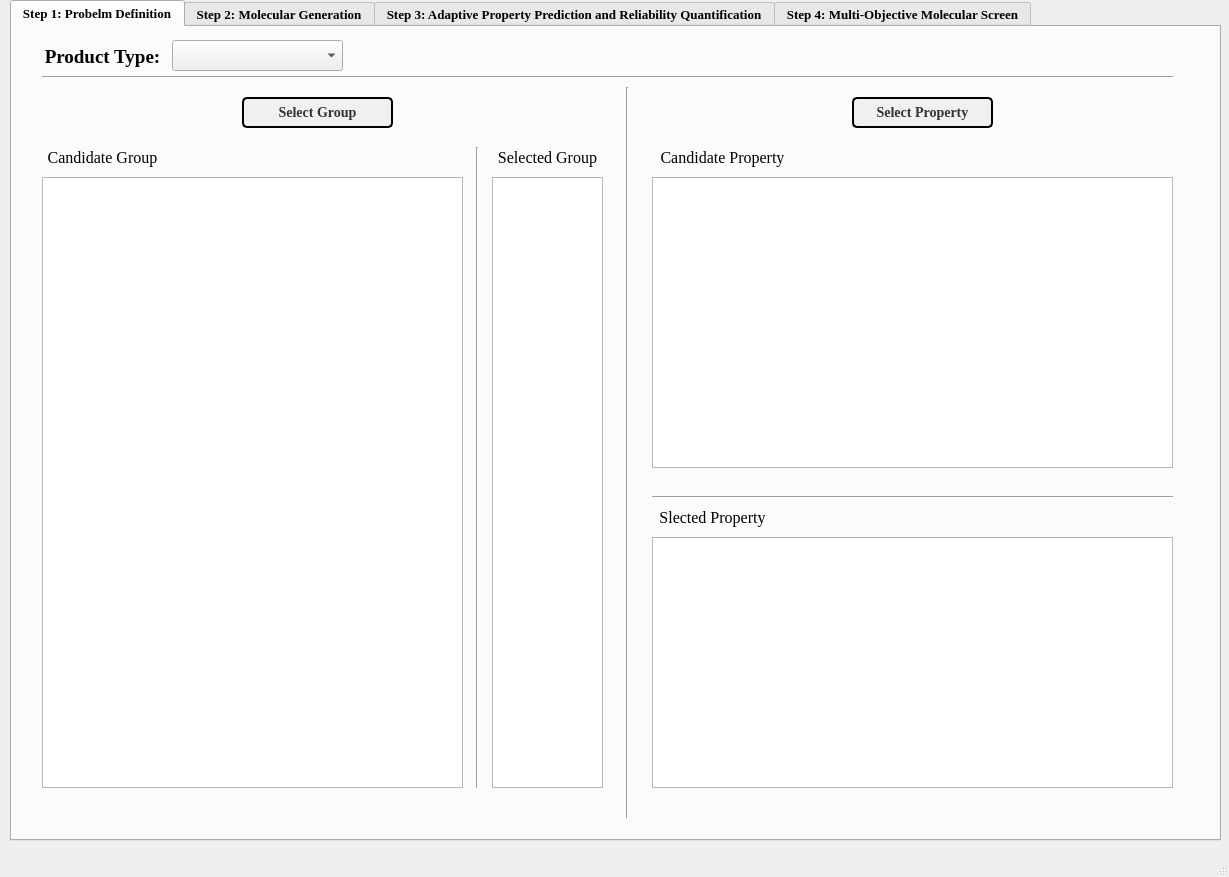
<?xml version="1.0" encoding="UTF-8"?>
<ui version="4.0">
 <class>MainWindow</class>
 <widget class="QMainWindow" name="MainWindow">
  <property name="geometry">
   <rect>
    <x>0</x>
    <y>0</y>
    <width>1229</width>
    <height>877</height>
   </rect>
  </property>
  <property name="windowTitle">
   <string>MainWindow</string>
  </property>
  <widget class="QWidget" name="centralwidget">
   <widget class="QTabWidget" name="tabWidget">
    <property name="geometry">
     <rect>
      <x>10</x>
      <y>0</y>
      <width>1211</width>
      <height>841</height>
     </rect>
    </property>
    <property name="font">
     <font>
      <family>Times New Roman</family>
      <pointsize>10</pointsize>
      <italic>false</italic>
      <bold>true</bold>
     </font>
    </property>
    <property name="autoFillBackground">
     <bool>true</bool>
    </property>
    <property name="currentIndex">
     <number>0</number>
    </property>
    <widget class="QWidget" name="tab">
     <attribute name="title">
      <string>Step 1: Probelm Definition</string>
     </attribute>
     <widget class="QLabel" name="label1">
      <property name="geometry">
       <rect>
        <x>20</x>
        <y>20</y>
        <width>141</width>
        <height>20</height>
       </rect>
      </property>
      <property name="font">
       <font>
        <family>Times New Roman</family>
        <pointsize>14</pointsize>
        <italic>false</italic>
        <bold>true</bold>
       </font>
      </property>
      <property name="text">
       <string>Product Type:</string>
      </property>
      <property name="alignment">
       <set>Qt::AlignmentFlag::AlignCenter</set>
      </property>
     </widget>
     <widget class="QComboBox" name="comboBox1">
      <property name="geometry">
       <rect>
        <x>160</x>
        <y>13</y>
        <width>171</width>
        <height>31</height>
       </rect>
      </property>
      <property name="placeholderText">
       <string>Please Select</string>
      </property>
     </widget>
     <widget class="QTableWidget" name="tableWidget1">
      <property name="geometry">
       <rect>
        <x>640</x>
        <y>150</y>
        <width>521</width>
        <height>291</height>
       </rect>
      </property>
     </widget>
     <widget class="QTableWidget" name="tableWidget2">
      <property name="geometry">
       <rect>
        <x>640</x>
        <y>510</y>
        <width>521</width>
        <height>251</height>
       </rect>
      </property>
     </widget>
     <widget class="QTableWidget" name="tableWidget3">
      <property name="geometry">
       <rect>
        <x>30</x>
        <y>150</y>
        <width>421</width>
        <height>611</height>
       </rect>
      </property>
     </widget>
     <widget class="QLabel" name="label_13">
      <property name="geometry">
       <rect>
        <x>30</x>
        <y>120</y>
        <width>121</width>
        <height>20</height>
       </rect>
      </property>
      <property name="font">
       <font>
        <family>Times New Roman</family>
        <pointsize>12</pointsize>
        <italic>false</italic>
        <bold>false</bold>
       </font>
      </property>
      <property name="styleSheet">
       <string notr="true"/>
      </property>
      <property name="text">
       <string>Candidate Group</string>
      </property>
      <property name="scaledContents">
       <bool>true</bool>
      </property>
      <property name="alignment">
       <set>Qt::AlignmentFlag::AlignCenter</set>
      </property>
     </widget>
     <widget class="QTableWidget" name="tableWidget4">
      <property name="geometry">
       <rect>
        <x>480</x>
        <y>150</y>
        <width>111</width>
        <height>611</height>
       </rect>
      </property>
     </widget>
     <widget class="QLabel" name="label_6">
      <property name="geometry">
       <rect>
        <x>640</x>
        <y>120</y>
        <width>141</width>
        <height>20</height>
       </rect>
      </property>
      <property name="font">
       <font>
        <family>Times New Roman</family>
        <pointsize>12</pointsize>
        <italic>false</italic>
        <bold>false</bold>
       </font>
      </property>
      <property name="text">
       <string>Candidate Property</string>
      </property>
      <property name="scaledContents">
       <bool>true</bool>
      </property>
      <property name="alignment">
       <set>Qt::AlignmentFlag::AlignCenter</set>
      </property>
     </widget>
     <widget class="QLabel" name="label_16">
      <property name="geometry">
       <rect>
        <x>480</x>
        <y>120</y>
        <width>111</width>
        <height>20</height>
       </rect>
      </property>
      <property name="font">
       <font>
        <family>Times New Roman</family>
        <pointsize>12</pointsize>
        <italic>false</italic>
        <bold>false</bold>
       </font>
      </property>
      <property name="styleSheet">
       <string notr="true"/>
      </property>
      <property name="text">
       <string>Selected Group</string>
      </property>
      <property name="scaledContents">
       <bool>true</bool>
      </property>
      <property name="alignment">
       <set>Qt::AlignmentFlag::AlignCenter</set>
      </property>
     </widget>
     <widget class="QLabel" name="label_19">
      <property name="geometry">
       <rect>
        <x>640</x>
        <y>480</y>
        <width>121</width>
        <height>20</height>
       </rect>
      </property>
      <property name="font">
       <font>
        <family>Times New Roman</family>
        <pointsize>12</pointsize>
        <italic>false</italic>
        <bold>false</bold>
       </font>
      </property>
      <property name="text">
       <string>Slected Property</string>
      </property>
      <property name="scaledContents">
       <bool>true</bool>
      </property>
      <property name="alignment">
       <set>Qt::AlignmentFlag::AlignCenter</set>
      </property>
     </widget>
     <widget class="Line" name="line_3">
      <property name="geometry">
       <rect>
        <x>600</x>
        <y>60</y>
        <width>31</width>
        <height>731</height>
       </rect>
      </property>
      <property name="orientation">
       <enum>Qt::Orientation::Vertical</enum>
      </property>
     </widget>
     <widget class="QLabel" name="label_17">
      <property name="geometry">
       <rect>
        <x>230</x>
        <y>70</y>
        <width>151</width>
        <height>31</height>
       </rect>
      </property>
      <property name="font">
       <font>
        <family>Times New Roman</family>
        <pointsize>-1</pointsize>
        <italic>false</italic>
        <bold>true</bold>
       </font>
      </property>
      <property name="styleSheet">
       <string notr="true">QLabel {
	border: 2px solid #000000;
	padding: 5px;
	border-radius: 5px;
	background-color: #f0f0f0;
	color: #333333;
	font-size: 14px;
}</string>
      </property>
      <property name="text">
       <string>Select Group</string>
      </property>
      <property name="scaledContents">
       <bool>true</bool>
      </property>
      <property name="alignment">
       <set>Qt::AlignmentFlag::AlignCenter</set>
      </property>
     </widget>
     <widget class="QLabel" name="label_18">
      <property name="geometry">
       <rect>
        <x>840</x>
        <y>70</y>
        <width>141</width>
        <height>31</height>
       </rect>
      </property>
      <property name="font">
       <font>
        <family>Times New Roman</family>
        <pointsize>-1</pointsize>
        <italic>false</italic>
        <bold>true</bold>
       </font>
      </property>
      <property name="styleSheet">
       <string notr="true">QLabel {
	border: 2px solid #000000;
	padding: 5px;
	border-radius: 5px;
	background-color: #f0f0f0;
	color: #333333;
	font-size: 14px;
}</string>
      </property>
      <property name="text">
       <string>Select Property</string>
      </property>
      <property name="scaledContents">
       <bool>true</bool>
      </property>
      <property name="alignment">
       <set>Qt::AlignmentFlag::AlignCenter</set>
      </property>
     </widget>
     <widget class="Line" name="line">
      <property name="geometry">
       <rect>
        <x>640</x>
        <y>460</y>
        <width>521</width>
        <height>20</height>
       </rect>
      </property>
      <property name="orientation">
       <enum>Qt::Orientation::Horizontal</enum>
      </property>
     </widget>
     <widget class="Line" name="line_2">
      <property name="geometry">
       <rect>
        <x>30</x>
        <y>40</y>
        <width>1131</width>
        <height>20</height>
       </rect>
      </property>
      <property name="orientation">
       <enum>Qt::Orientation::Horizontal</enum>
      </property>
     </widget>
     <widget class="Line" name="line_4">
      <property name="geometry">
       <rect>
        <x>450</x>
        <y>120</y>
        <width>31</width>
        <height>641</height>
       </rect>
      </property>
      <property name="orientation">
       <enum>Qt::Orientation::Vertical</enum>
      </property>
     </widget>
    </widget>
    <widget class="QWidget" name="tab_2">
     <attribute name="title">
      <string>Step 2: Molecular Generation</string>
     </attribute>
     <widget class="QLabel" name="label_4">
      <property name="geometry">
       <rect>
        <x>320</x>
        <y>140</y>
        <width>91</width>
        <height>20</height>
       </rect>
      </property>
      <property name="font">
       <font>
        <family>Times New Roman</family>
        <pointsize>12</pointsize>
        <italic>false</italic>
        <bold>false</bold>
       </font>
      </property>
      <property name="text">
       <string>Upper Bound</string>
      </property>
      <property name="alignment">
       <set>Qt::AlignmentFlag::AlignCenter</set>
      </property>
     </widget>
     <widget class="QLabel" name="label_3">
      <property name="geometry">
       <rect>
        <x>200</x>
        <y>140</y>
        <width>91</width>
        <height>20</height>
       </rect>
      </property>
      <property name="font">
       <font>
        <family>Times New Roman</family>
        <pointsize>12</pointsize>
        <italic>false</italic>
        <bold>false</bold>
       </font>
      </property>
      <property name="text">
       <string>Lower Bound</string>
      </property>
      <property name="alignment">
       <set>Qt::AlignmentFlag::AlignCenter</set>
      </property>
     </widget>
     <widget class="QPushButton" name="pushButton2">
      <property name="geometry">
       <rect>
        <x>130</x>
        <y>550</y>
        <width>171</width>
        <height>61</height>
       </rect>
      </property>
      <property name="font">
       <font>
        <family>Times New Roman</family>
        <pointsize>11</pointsize>
        <italic>false</italic>
        <bold>true</bold>
       </font>
      </property>
      <property name="text">
       <string>Generate Molecules</string>
      </property>
     </widget>
     <widget class="QTableWidget" name="tableWidget5">
      <property name="geometry">
       <rect>
        <x>440</x>
        <y>80</y>
        <width>751</width>
        <height>701</height>
       </rect>
      </property>
     </widget>
     <widget class="QLabel" name="label_15">
      <property name="geometry">
       <rect>
        <x>730</x>
        <y>39</y>
        <width>191</width>
        <height>31</height>
       </rect>
      </property>
      <property name="font">
       <font>
        <family>Times New Roman</family>
        <pointsize>14</pointsize>
        <italic>false</italic>
        <bold>true</bold>
       </font>
      </property>
      <property name="text">
       <string>Generated Molecules</string>
      </property>
      <property name="alignment">
       <set>Qt::AlignmentFlag::AlignCenter</set>
      </property>
     </widget>
     <widget class="QWidget" name="layoutWidget">
      <property name="geometry">
       <rect>
        <x>20</x>
        <y>180</y>
        <width>151</width>
        <height>281</height>
       </rect>
      </property>
      <layout class="QVBoxLayout" name="verticalLayout">
       <item>
        <widget class="QLabel" name="label_2">
         <property name="font">
          <font>
           <family>Times New Roman</family>
           <pointsize>-1</pointsize>
           <italic>false</italic>
           <bold>true</bold>
          </font>
         </property>
         <property name="autoFillBackground">
          <bool>false</bool>
         </property>
         <property name="styleSheet">
          <string notr="true">QLabel {
	border: 2px solid #000000;
	padding: 5px;
	border-radius: 5px;
	background-color: #f0f0f0;
	color: #333333;
	font-size: 14px;
}</string>
         </property>
         <property name="text">
          <string>Molecular Weight</string>
         </property>
         <property name="alignment">
          <set>Qt::AlignmentFlag::AlignCenter</set>
         </property>
        </widget>
       </item>
       <item>
        <widget class="QLabel" name="label_9">
         <property name="font">
          <font>
           <family>Times New Roman</family>
           <pointsize>-1</pointsize>
           <italic>false</italic>
           <bold>true</bold>
          </font>
         </property>
         <property name="autoFillBackground">
          <bool>false</bool>
         </property>
         <property name="styleSheet">
          <string notr="true">QLabel {
	border: 2px solid #000000;
	padding: 5px;
	border-radius: 5px;
	background-color: #f0f0f0;
	color: #333333;
	font-size: 14px;
}
</string>
         </property>
         <property name="text">
          <string>The Same Groups</string>
         </property>
         <property name="alignment">
          <set>Qt::AlignmentFlag::AlignCenter</set>
         </property>
        </widget>
       </item>
       <item>
        <widget class="QLabel" name="label_10">
         <property name="font">
          <font>
           <family>Times New Roman</family>
           <pointsize>-1</pointsize>
           <italic>false</italic>
           <bold>true</bold>
          </font>
         </property>
         <property name="autoFillBackground">
          <bool>false</bool>
         </property>
         <property name="styleSheet">
          <string notr="true">QLabel {
	border: 2px solid #000000;
	padding: 5px;
	border-radius: 5px;
	background-color: #f0f0f0;
	color: #333333;
	font-size: 14px;
}</string>
         </property>
         <property name="text">
          <string>All Groups</string>
         </property>
         <property name="alignment">
          <set>Qt::AlignmentFlag::AlignCenter</set>
         </property>
        </widget>
       </item>
       <item>
        <widget class="QLabel" name="label_11">
         <property name="font">
          <font>
           <family>Times New Roman</family>
           <pointsize>-1</pointsize>
           <italic>false</italic>
           <bold>true</bold>
          </font>
         </property>
         <property name="autoFillBackground">
          <bool>false</bool>
         </property>
         <property name="styleSheet">
          <string notr="true">QLabel {
	border: 2px solid #000000;
	padding: 5px;
	border-radius: 5px;
	background-color: #f0f0f0;
	color: #333333;
	font-size: 14px;
}</string>
         </property>
         <property name="text">
          <string>All Functional Groups</string>
         </property>
         <property name="alignment">
          <set>Qt::AlignmentFlag::AlignCenter</set>
         </property>
        </widget>
       </item>
       <item>
        <widget class="QLabel" name="label_12">
         <property name="font">
          <font>
           <family>Times New Roman</family>
           <pointsize>-1</pointsize>
           <italic>false</italic>
           <bold>true</bold>
          </font>
         </property>
         <property name="layoutDirection">
          <enum>Qt::LayoutDirection::LeftToRight</enum>
         </property>
         <property name="autoFillBackground">
          <bool>false</bool>
         </property>
         <property name="styleSheet">
          <string notr="true">QLabel {
	border: 2px solid #000000;
	padding: 5px;
	border-radius: 5px;
	background-color: #f0f0f0;
	color: #333333;
	font-size: 14px;
}</string>
         </property>
         <property name="text">
          <string>q</string>
         </property>
         <property name="alignment">
          <set>Qt::AlignmentFlag::AlignCenter</set>
         </property>
        </widget>
       </item>
      </layout>
     </widget>
     <widget class="QWidget" name="layoutWidget">
      <property name="geometry">
       <rect>
        <x>320</x>
        <y>160</y>
        <width>91</width>
        <height>321</height>
       </rect>
      </property>
      <layout class="QVBoxLayout" name="verticalLayout_3">
       <item>
        <widget class="QLineEdit" name="lineEdit_mw_ub">
         <property name="text">
          <string/>
         </property>
        </widget>
       </item>
       <item>
        <widget class="QLineEdit" name="lineEdit_g_ub">
         <property name="text">
          <string/>
         </property>
        </widget>
       </item>
       <item>
        <widget class="QLineEdit" name="lineEdit_al_ub">
         <property name="text">
          <string/>
         </property>
        </widget>
       </item>
       <item>
        <widget class="QLineEdit" name="lineEdit_alf_ub">
         <property name="text">
          <string/>
         </property>
        </widget>
       </item>
       <item>
        <widget class="QLineEdit" name="lineEdit_q_ub">
         <property name="text">
          <string/>
         </property>
        </widget>
       </item>
      </layout>
     </widget>
     <widget class="QWidget" name="layoutWidget">
      <property name="geometry">
       <rect>
        <x>200</x>
        <y>160</y>
        <width>91</width>
        <height>321</height>
       </rect>
      </property>
      <layout class="QVBoxLayout" name="verticalLayout_2">
       <item>
        <widget class="QLineEdit" name="lineEdit_mw_lb"/>
       </item>
       <item>
        <widget class="QLineEdit" name="lineEdit_g_lb"/>
       </item>
       <item>
        <widget class="QLineEdit" name="lineEdit_al_lb"/>
       </item>
       <item>
        <widget class="QLineEdit" name="lineEdit_alf_lb"/>
       </item>
       <item>
        <widget class="QLineEdit" name="lineEdit_q_lb"/>
       </item>
      </layout>
     </widget>
    </widget>
    <widget class="QWidget" name="tab_3">
     <attribute name="title">
      <string>Step 3: Adaptive Property Prediction and Reliability Quantification</string>
     </attribute>
     <widget class="QTableWidget" name="tableWidget6">
      <property name="geometry">
       <rect>
        <x>10</x>
        <y>290</y>
        <width>1181</width>
        <height>501</height>
       </rect>
      </property>
     </widget>
     <widget class="QLabel" name="label">
      <property name="geometry">
       <rect>
        <x>290</x>
        <y>20</y>
        <width>261</width>
        <height>20</height>
       </rect>
      </property>
      <property name="font">
       <font>
        <family>Times New Roman</family>
        <pointsize>14</pointsize>
        <italic>false</italic>
        <bold>true</bold>
       </font>
      </property>
      <property name="text">
       <string>Please Select Basic Model Type</string>
      </property>
      <property name="alignment">
       <set>Qt::AlignmentFlag::AlignCenter</set>
      </property>
     </widget>
     <widget class="QTableWidget" name="tableWidget7">
      <property name="geometry">
       <rect>
        <x>180</x>
        <y>50</y>
        <width>471</width>
        <height>171</height>
       </rect>
      </property>
     </widget>
     <widget class="QLabel" name="label_5">
      <property name="geometry">
       <rect>
        <x>530</x>
        <y>260</y>
        <width>171</width>
        <height>16</height>
       </rect>
      </property>
      <property name="font">
       <font>
        <family>Times New Roman</family>
        <pointsize>14</pointsize>
        <italic>false</italic>
        <bold>true</bold>
       </font>
      </property>
      <property name="text">
       <string>Prediction Results</string>
      </property>
      <property name="alignment">
       <set>Qt::AlignmentFlag::AlignCenter</set>
      </property>
     </widget>
     <widget class="QPushButton" name="pushButton3">
      <property name="geometry">
       <rect>
        <x>840</x>
        <y>100</y>
        <width>171</width>
        <height>51</height>
       </rect>
      </property>
      <property name="text">
       <string>Prediction</string>
      </property>
     </widget>
     <widget class="Line" name="line_5">
      <property name="geometry">
       <rect>
        <x>20</x>
        <y>240</y>
        <width>1171</width>
        <height>20</height>
       </rect>
      </property>
      <property name="orientation">
       <enum>Qt::Orientation::Horizontal</enum>
      </property>
     </widget>
    </widget>
    <widget class="QWidget" name="tab_4">
     <attribute name="title">
      <string>Step 4: Multi-Objective Molecular Screen</string>
     </attribute>
     <widget class="QPushButton" name="pushButton4">
      <property name="geometry">
       <rect>
        <x>700</x>
        <y>170</y>
        <width>231</width>
        <height>51</height>
       </rect>
      </property>
      <property name="text">
       <string>Molecular Screen</string>
      </property>
     </widget>
     <widget class="QLabel" name="label_7">
      <property name="geometry">
       <rect>
        <x>510</x>
        <y>270</y>
        <width>201</width>
        <height>51</height>
       </rect>
      </property>
      <property name="font">
       <font>
        <family>Times New Roman</family>
        <pointsize>14</pointsize>
        <italic>false</italic>
        <bold>true</bold>
       </font>
      </property>
      <property name="text">
       <string>The Optimal Solution</string>
      </property>
      <property name="alignment">
       <set>Qt::AlignmentFlag::AlignCenter</set>
      </property>
     </widget>
     <widget class="QLabel" name="label_8">
      <property name="geometry">
       <rect>
        <x>320</x>
        <y>20</y>
        <width>111</width>
        <height>41</height>
       </rect>
      </property>
      <property name="font">
       <font>
        <family>Times New Roman</family>
        <pointsize>14</pointsize>
        <italic>false</italic>
        <bold>true</bold>
       </font>
      </property>
      <property name="text">
       <string>Summary </string>
      </property>
      <property name="alignment">
       <set>Qt::AlignmentFlag::AlignCenter</set>
      </property>
     </widget>
     <widget class="QLabel" name="label_14">
      <property name="geometry">
       <rect>
        <x>660</x>
        <y>100</y>
        <width>231</width>
        <height>20</height>
       </rect>
      </property>
      <property name="font">
       <font>
        <family>Times New Roman</family>
        <pointsize>14</pointsize>
        <italic>false</italic>
        <bold>true</bold>
       </font>
      </property>
      <property name="text">
       <string>The Number of Solutions:</string>
      </property>
      <property name="alignment">
       <set>Qt::AlignmentFlag::AlignCenter</set>
      </property>
     </widget>
     <widget class="QLineEdit" name="lineEdit_n_sol">
      <property name="geometry">
       <rect>
        <x>890</x>
        <y>90</y>
        <width>61</width>
        <height>31</height>
       </rect>
      </property>
     </widget>
     <widget class="QTextBrowser" name="textBrowser1">
      <property name="geometry">
       <rect>
        <x>160</x>
        <y>60</y>
        <width>421</width>
        <height>192</height>
       </rect>
      </property>
     </widget>
     <widget class="Line" name="line_6">
      <property name="geometry">
       <rect>
        <x>10</x>
        <y>270</y>
        <width>1181</width>
        <height>20</height>
       </rect>
      </property>
      <property name="orientation">
       <enum>Qt::Orientation::Horizontal</enum>
      </property>
     </widget>
     <widget class="QWidget" name="widget1" native="true">
      <property name="geometry">
       <rect>
        <x>9</x>
        <y>309</y>
        <width>1181</width>
        <height>481</height>
       </rect>
      </property>
     </widget>
    </widget>
   </widget>
  </widget>
  <widget class="QMenuBar" name="menubar">
   <property name="geometry">
    <rect>
     <x>0</x>
     <y>0</y>
     <width>1229</width>
     <height>33</height>
    </rect>
   </property>
  </widget>
  <widget class="QStatusBar" name="statusbar"/>
 </widget>
 <resources/>
 <connections/>
</ui>
